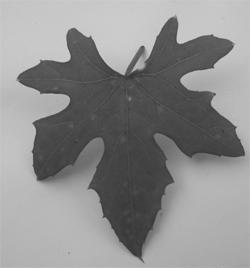
#> input picture daun.png, 250 x 268 px
$ jupyter execute 'Praktikum Dwi Ars.ipynb'
#> lines starting #> are read from the running program, lines starting #| are printed output that depends on the picture; after the words box and inside, x2 and y2 are one past the last pixel; in counts of white or black regions, pixels touching at a corner belong together
## Import Library

[cell 1]
import cv2 as cv
import numpy as np
from matplotlib import pyplot as plt

[cell 2]
daun = cv.imread('daun.png', 0)
#> daun is the input picture: shape (268, 250); min 48, max 223, mean 141.3
tinggi, lebar = daun.shape
#> tinggi = 268; lebar = 250

[cell 3]
cv.imshow("citra asli", daun)
cv.waitKey(0)
cv.destroyAllWindows()

## Pengembangan Dwi Aras Dengan Perkiraan Nilai Ambang

[cell 4]
nilai_ambang = 120
daun_hasil = daun.copy()
for x in range (tinggi):
    for y in range (lebar):
        if daun [x,y] < nilai_ambang:
            daun_hasil[x,y] = 0
        else:
            daun_hasil[x,y] = 225
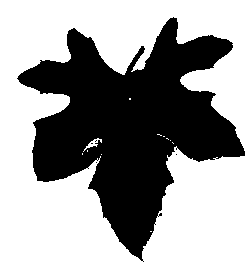
#> daun_hasil: shape (268, 250); values 0 (black) and 225 (white), 61.2% white; 5 black regions (4 under 20 px), largest, box (x1, y1, x2, y2) and area: (17, 17, 245, 262) 26016

[cell 5]
cv.imshow("Aras Daun", daun_hasil)
cv.waitKey(0)
cv.destroyAllWindows()

## Menentukan Nilai Ambang Suatu Citra

[cell 6]
def titeratif(image):
    tinggi, lebar = image.shape
#> tinggi = 268; lebar = 250
    t0 = 127
    while(True):
        rata_kiri = 0;
        rata_kanan = 0;
        jum_kiri = 0;
        jum_kanan = 0;
        for x in range(tinggi):
            for y in range(lebar):
                if(image[x,y] <= 127):
                    rata_kiri = rata_kiri + image[x,y]
                    jum_kiri = jum_kiri + 1
                else:
                    rata_kanan = rata_kanan + image[x,y]
                    jum_kanan = jum_kanan + 1

        rata_kiri = rata_kiri/jum_kiri
        rata_kanan = rata_kanan/jum_kanan
        t1 = (rata_kiri + rata_kanan)/2
        if ((t0 - t1) < 1):
            break
        t0 = t1
    return round(t1)

[cell 7]
titeratif(daun)
#> Out = 131

## Aras Jamak

[cell 8]
bentuk = cv.imread('arasJamak.png', 0)
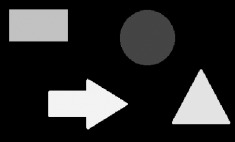
#> input picture arasJamak.png, 235 x 142 px
#> bentuk is the input picture: shape (142, 235); min 0, max 255, mean 43.1
tinggi, lebar = bentuk.shape
#> tinggi = 142; lebar = 235

[cell 9]
def arasjamak(image, t1, t2):
#> called with t1 = 185, t2 = 200
    res = image
    m, n = image.shape
#> m = 142; n = 235
    for x in range (m):
        for y in range(n):
            if (image[x,y] <= t1) or (image[x,y] >= t2):
                res[x,y] = 0
            else:
                res[x,y] = 255
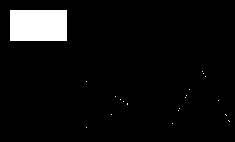
#> res: shape (142, 235); 5.4% white; 20 white regions (19 under 20 px), largest, box (x1, y1, x2, y2) and area: (10, 10, 67, 41) 1767
    return res
